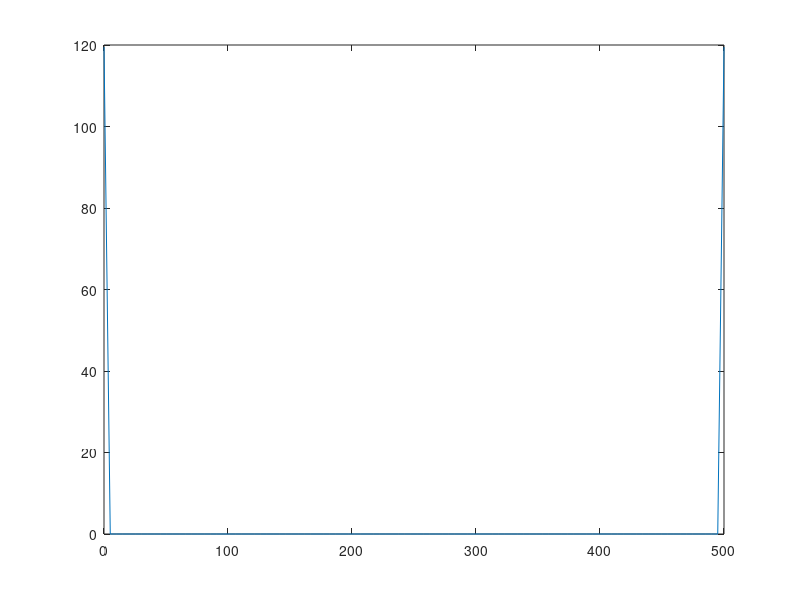

This chart was generated by the following MATLAB code:
clear all

% motor parameters
P = 6; % number of poles
lambda_m = 0.1062;  %flux constant V-s/rad
r_s = 0.01;  % stator resistance in ohms
L_d = 0.3e-3; %d-axis inductance in H
L_q = 0.3e-3; %q-axis inductance in H

% Filter parameters
L = 5e-6; % inductance in H
R = 0.01; % resistance in ohms
C = 1e-3; % capacitance in F

V_batt = 350;  % battery voltage

% define electrical rotor speed
omega_r = 3000*2*pi/60 * P/2; % rad/s


% set q-axis current
I_qs_star = 0;  %replace

%set d-axis current to zero
I_ds_star = 0;


% Current Control gains
Kq = 0.5;
Kd = 0.5;

N_w = 100;
N_i = 1000;
I_max = 250; % maximum current in A
V_max = V_batt/sqrt(3); % maximum voltage in V

w_r = linspace(0, 1500, N_w); % electrical rotor speed in radians per second
I_ds = -linspace(I_max, 0, N_i); % in Amps

for i = 1:N_w
    Te_max = 0;
    % perform one-dimensional search for optimal i_ds, i_qs
    for j = 1:N_i
        I_qs = sqrt(I_max^2 - I_ds(j)^2);
        V_qs = r_s*I_qs + w_r(i)*(L_d*I_ds(j) + lambda_m);
        V_ds = r_s*I_ds(j) - w_r(i)*L_q*I_qs;
        
        V_p = sqrt(V_qs^2 + V_ds^2);
        
        if (V_p < V_max) % viable but not necessarily optimal solution
            Te = 1.5*(P/2)*(lambda_m*I_qs + (L_d-L_q)*I_qs*I_ds(j));
            if (Te >= Te_max) % best viable solution thus far
                Te_max = Te;
                w_r(i);
                % save optimal I_ds for plotting vs speed
                optimum_I_ds(i) = I_ds(j);
            end
        end
        V_p;
    end
    Te(i) = Te_max;  % save for plotting vs speed
end

w_rm = (2/P)*w_r;
figure(1)
plot(w_rm,Te) 
